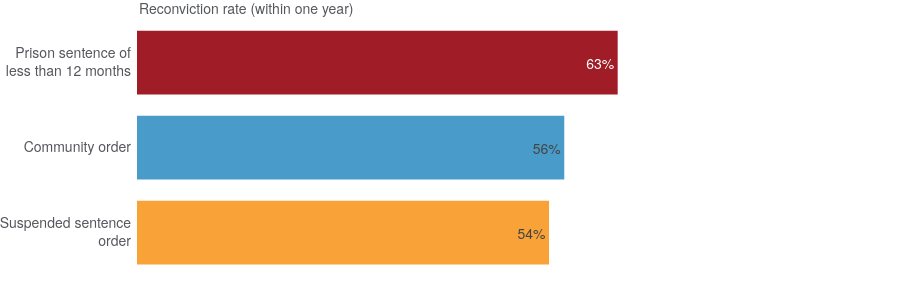

Notebook source saved alongside this figure:
### Code cell
plotly_reoffending_sentence_comparison.prepare_chart()

### Figure 1 — Plotly figure (JSON) as saved in the notebook; plotly's stock layout.template omitted (floating-point values rounded to 4 significant figures)
{"data": [{"cliponaxis": false, "hovertemplate": "%{y}: %{text}%<extra></extra>", "name": "Prison sentence of<br>less than 12 months", "orientation": "h", "text": ["63"], "textposition": "inside", "texttemplate": "%{x}%", "type": "bar", "width": 0.75, "x": [63], "y": ["Prison sentence of<br>less than 12 months"]}, {"cliponaxis": false, "hovertemplate": "%{y}: %{text}%<extra></extra>", "name": "Community order", "orientation": "h", "text": ["56"], "textposition": "inside", "texttemplate": "%{x}%", "type": "bar", "width": 0.75, "x": [56], "y": ["Community order"]}, {"cliponaxis": false, "hovertemplate": "%{y}: %{text}%<extra></extra>", "name": "Suspended sentence<br>order", "orientation": "h", "text": ["54"], "textposition": "inside", "texttemplate": "%{x}%", "type": "bar", "width": 0.75, "x": [54], "y": ["Suspended sentence<br>order"]}], "layout": {"annotations": [{"font": {"size": 14}, "showarrow": false, "text": "Reconviction rate (within one year)", "x": 0, "xanchor": "left", "xref": "paper", "y": 1, "yanchor": "bottom", "yref": "paper"}], "dragmode": false, "height": 300, "hovermode": false, "margin": {"b": 25, "l": 0, "pad": 5, "r": 0, "t": 20}, "xaxis": {"range": [0, 100], "showticklabels": false, "ticks": "", "zeroline": false}, "yaxis": {"automargin": true, "autorange": "reversed", "type": "category"}}}
